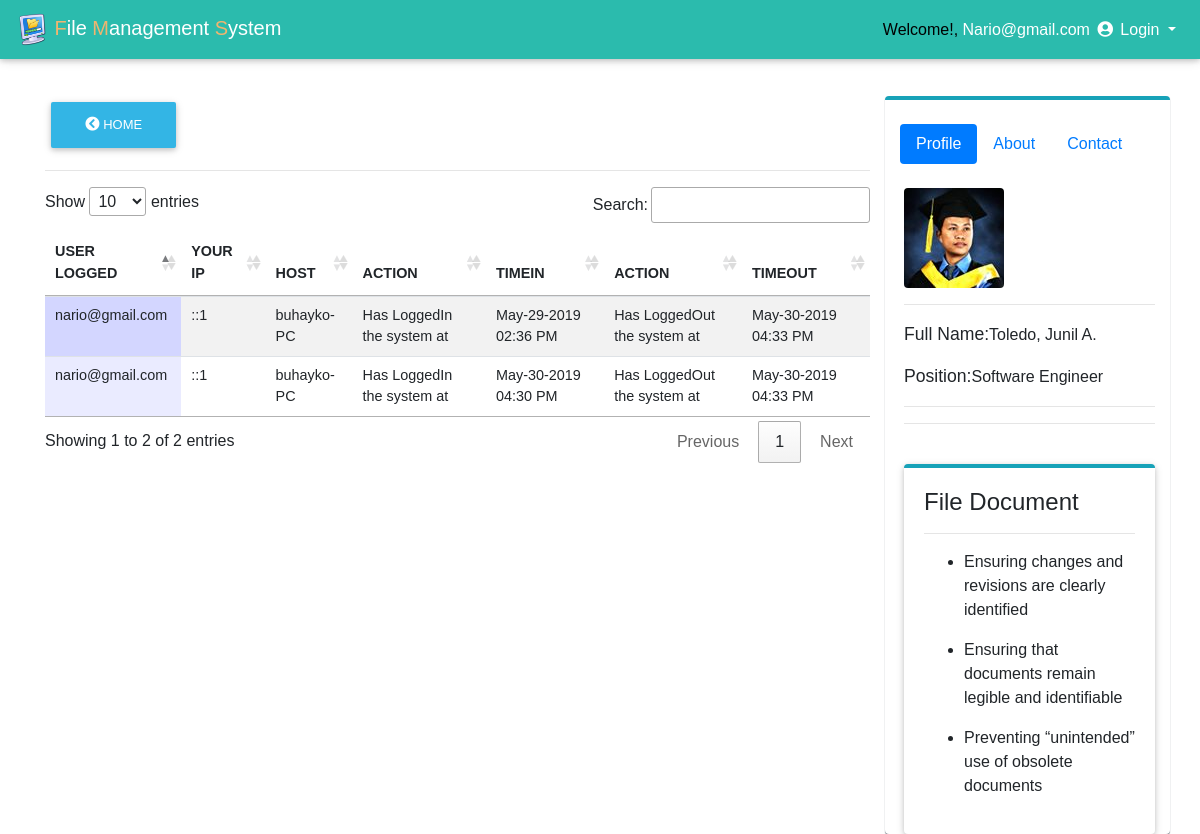
Page /private_user/history_log.php (signed in) on the committed database.
### tables this page shows
CREATE TABLE `history_log` (
  `log_id` int(11) NOT NULL,
  `id` int(11) NOT NULL,
  `email_address` text NOT NULL,
  `action` varchar(100) NOT NULL,
  `actions` varchar(200) NOT NULL DEFAULT 'Has LoggedOut the system at',
  `ip` text NOT NULL,
  `host` text NOT NULL,
  `login_time` varchar(200) NOT NULL,
  `logout_time` varchar(200) NOT NULL
);

### private_user/history_log.php (the view, shortened to what this page needs)
<!DOCTYPE html>
<html lang="en">
<head>
  <link rel="stylesheet" href="https://use.fontawesome.com/releases/v5.8.1/css/all.css">
  <link href="css/bootstrap.min.css" rel="stylesheet">
  <link href="css/mdb.min.css" rel="stylesheet">
  <link href="css/style.css" rel="stylesheet">
    <link rel="stylesheet" type="text/css" href="media/css/dataTable.css" />
</head>
<body style="padding:0px; margin:0px; background-color:#fff;font-family:arial,helvetica,sans-serif,verdana,'Open Sans'">
  <?php
     require_once("include/connection.php");
   $id = mysqli_real_escape_string($conn,$_SESSION['email_address']);
  $r = mysqli_query($conn,"SELECT * FROM login_user where id = '$id'") or die (mysqli_error($con));
  $row = mysqli_fetch_array($r);
   $id=$row['email_address'];
?>
<nav class="mb-1 navbar navbar-expand-lg navbar-dark default-color fixed-top">
    <a class="navbar-brand" href="#"><img src="js/img/Files_Download.png" width="33px" height="33px"> <font color="#F0B56F">F</font>ile <font color="#F0B56F">M</font>anagement <font color="#F0B56F">S</font>ystem</a>
  <div class="collapse navbar-collapse" id="navbarSupportedContent-4">
    <ul class="navbar-nav ml-auto">
      <li class="nav-item dropdown">
        <a class="nav-link dropdown-toggle" id="navbarDropdownMenuLink-4" data-toggle="dropdown"
          aria-haspopup="true" aria-expanded="false">
           <font color="black">Welcome!,</font> <?php echo ucwords(htmlentities($id)); ?> <i class="fas fa-user-circle"></i> Login </a>
      </li>
    </ul>
  </div>
</nav>
<br>
<br><Br><br>
<div class="container">
  <div class="row">
     <div class="col-md-9">
    <div class="">
    <a href="home.php"><button type="button" class="btn btn-info"><i class="fas fa-chevron-circle-left"></i>  Home</button></a>
    </div>
<hr>
  <table id="dtable" class = "table table-striped" style="">
     <thead>
    <th>USER LOGGED</th>
     <th>YOUR IP</th>
     <th>HOST</th>
     <th>ACTION</th>
     <th>TIMEIN</th>
     <th>ACTION</th>
     <th>TIMEOUT</th>
</thead>
<tbody>
    <tr>
        <?php
        require_once("include/connection.php");
      $query = mysqli_query($conn,"SELECT * from history_log") or die (mysqli_error($conn));
      while($file=mysqli_fetch_array($query)){
         $name =  $file['email_address'];
         $ip =  $file['ip'];
         $host =  $file['host'];
         $action =  $file['action'];
         $logintime =  $file['login_time'];
         $actions =  $file['actions'];
         $logouttime =  $file['logout_time'];
      ?>
      <td><?php echo $name; ?></td>
       <td><?php echo $ip; ?></td>
      <td><?php echo $host; ?></td>
      <td><?php echo $action; ?></td>
      <td><?php echo $logintime; ?></td>
      <td><?php echo $actions; ?></td>
      <td><?php echo $logouttime; ?></td>
    </tr>
<?php } ?>
</tbody>
   </table>
    </div>
 <div class="col-md-3" style="border-top: 4px solid #17a2b8;border-radius: 4px;  box-shadow: 0px 1px 1px 0px  #6c757d;"><br>
  <ul class="nav nav-pills mb-3" id="pills-tab" role="tablist">
  <li class="nav-item">
    <a class="nav-link active" id="pills-home-tab" data-toggle="pill" href="#pills-home" role="tab"
      aria-controls="pills-home" aria-selected="true">Profile</a>
  </li>
  <li class="nav-item">
    <a class="nav-link" id="pills-profile-tab" data-toggle="pill" href="#pills-profile" role="tab"
      aria-controls="pills-profile" aria-selected="false">About</a>
  </li>
  <li class="nav-item">
    <a class="nav-link" id="pills-contact-tab" data-toggle="pill" href="#pills-contact" role="tab"
      aria-controls="pills-contact" aria-selected="false">Contact</a>
  </li>
</ul>
<div class="tab-content pt-2 pl-1" id="pills-tabContent">
  <div class="tab-pane fade show active" id="pills-home" role="tabpanel" aria-labelledby="pills-home-tab">
    <img src="img/nel.jpg" class="rounded" alt="..."><hr>
    <div class="">
     <div class=""><p><b style="font-size: 1.1em">Full Name:</b>Toledo, Junil A.</p></div>
     <div class=""><p><b style="font-size: 1.1em">Position:</b>Software Engineer</p></div>
  </div>
  <hr>
  </div>
<hr><br>
<div class="card" style="border-top: 4px solid #17a2b8;border-radius: 4px;">
  <div class="card-body">
    <h4 class="card-title">File Document</h4><hr>
    <ul>
      <li> <p>Ensuring changes and revisions are clearly identified</p></li>
      <li> <p>Ensuring that documents remain legible and identifiable</p></li>
      <li> <p>Preventing “unintended” use of obsolete documents</p></li>
    </ul>
  </div>
</div>
 </div>
</div>
</div>
<link rel="stylesheet" type="text/css" href="https://cdn.datatables.net/1.10.9/css/jquery.dataTables.min.css"/>
<link rel="stylesheet" type="text/css" href="https://cdn.datatables.net/responsive/1.0.3/css/dataTables.responsive.css">
</body>
</html>

### private_user/media/css/dataTable.css (style rules this page uses)
.sorting_asc { background: url('../images/sort_asc.png') no-repeat center right; }
.sorting { background: url('../images/sort_both.png') no-repeat center right; }
tr.odd { background-color: #E2E4FF; }
tr.odd td.sorting_1 { background-color: #D3D6FF; }
tr.even td.sorting_1 { background-color: #EAEBFF; }

### rows in the picture
history_log: email_address "nario@gmail.com", ip "::1", host "buhayko-PC", action "Has LoggedIn the system at", login_time "May-29-2019 02:36 PM", actions "Has LoggedOut the system at", logout_time "May-30-2019 04:33 PM"
history_log: email_address "nario@gmail.com", ip "::1", host "buhayko-PC", action "Has LoggedIn the system at", login_time "May-30-2019 04:30 PM", actions "Has LoggedOut the system at", logout_time "May-30-2019 04:33 PM"

### other values in the picture
$id "Nario@gmail.com"
